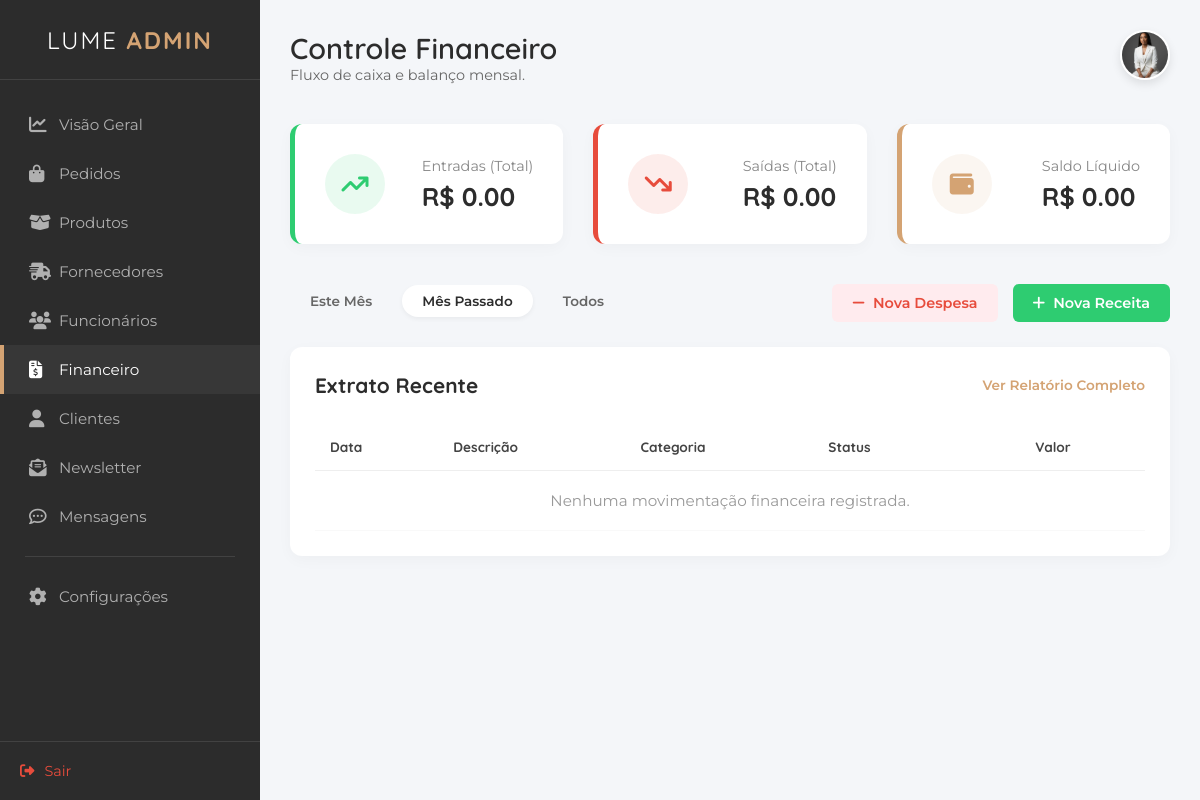
The page /financeiro?filtro=anterior on the database as committed earlier.
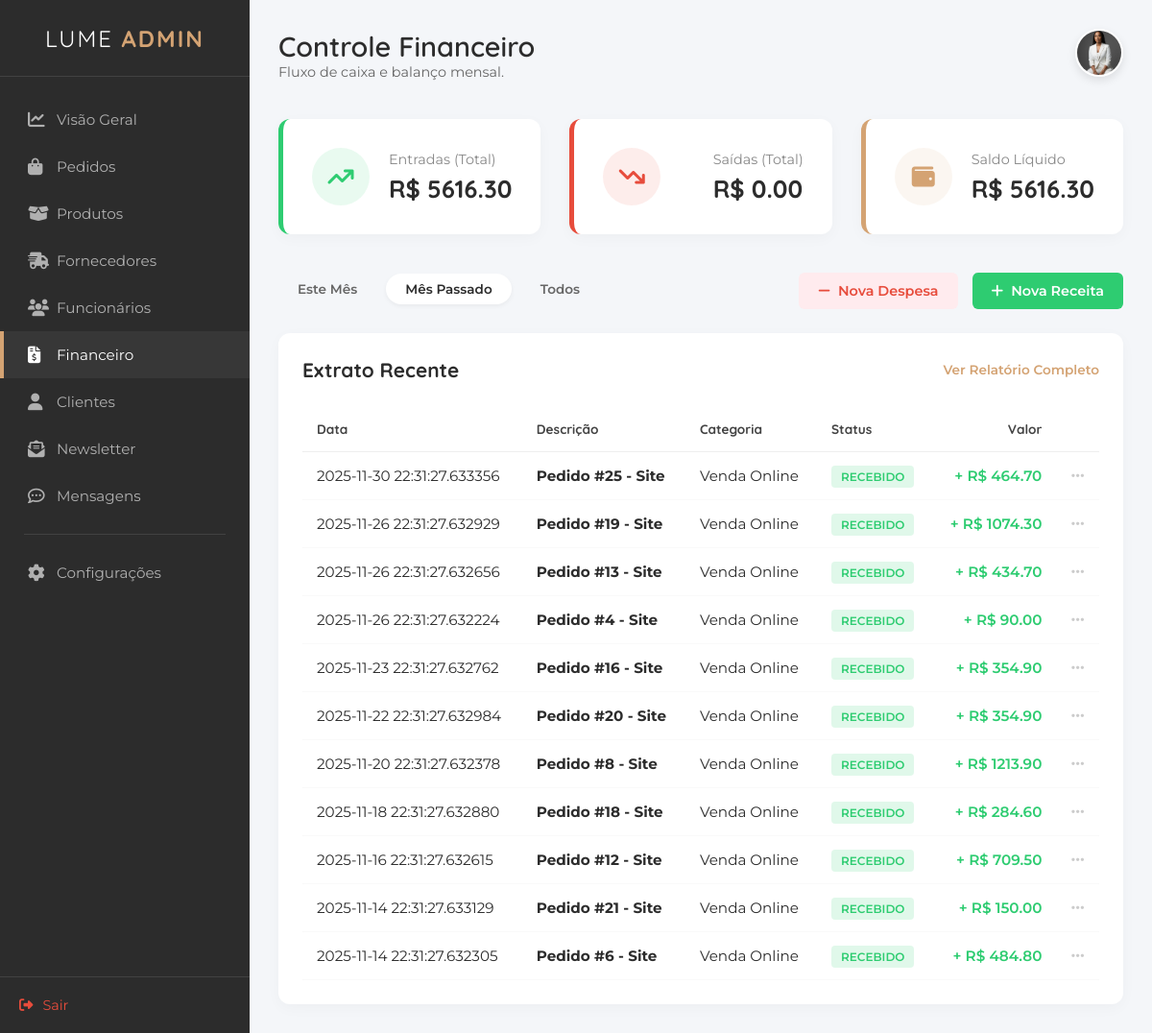
The same page on the database as committed later.
### tables this page shows
CREATE TABLE "tb_contasReceber" (
    "id_contaReceber" INTEGER PRIMARY KEY AUTOINCREMENT,
    "descricao" VARCHAR(100) NOT NULL,
    "valor" DECIMAL(10,2) NOT NULL,
    "data_emissao" DATE,
    "data_venc" DATE NOT NULL,
    "categoria" VARCHAR(50),
    "status" VARCHAR(20) NOT NULL,
    "id_cliente" INTEGER, 
    "id_pedido" INTEGER
    );

### appinterno.py (the view)
@app.route("/financeiro.html")
@app.route("/financeiro")
def financeiro():
    filtro = request.args.get("filtro", "atual")
    con = get_db()
    cur = con.cursor()
    where_clause = ""
    if filtro == 'atual':
        where_clause = "WHERE strftime('%Y-%m', data_venc) = strftime('%Y-%m', 'now')"
    elif filtro == 'anterior':
        where_clause = "WHERE strftime('%Y-%m', data_venc) = strftime('%Y-%m', 'now', '-1 month')"
    cur.execute(f"SELECT * FROM tb_contasReceber {where_clause}")
    receitas_db = cur.fetchall()
    cur.execute(f"SELECT * FROM tb_despesas {where_clause}")
    despesas_db = cur.fetchall()
    con.close()
    extrato = []
    total_receitas = 0
    total_despesas = 0
    for r in receitas_db:
        valor = float(r['valor'])
        total_receitas += valor
        extrato.append({'data': r['data_venc'], 'descricao': r['descricao'], 'categoria': r['categoria'], 'status': r['status'], 'valor': valor, 'tipo': 'entrada'})
    for d in despesas_db:
        valor = float(d['valor'])
        total_despesas += valor
        extrato.append({'data': d['data_venc'], 'descricao': d['descricao'], 'categoria': d['categoria'], 'status': d['status'], 'valor': valor, 'tipo': 'saida'})
    extrato.sort(key=lambda x: x['data'], reverse=True)
    saldo_liquido = total_receitas - total_despesas
    return render_template("interno/financeiro.html", extrato=extrato, total_receitas=total_receitas, total_despesas=total_despesas, saldo=saldo_liquido, filtro_atual=filtro)

### appinterno.py (called while the page is built)
def get_db():
    conn = sqlite3.connect("db_lume.db")
    conn.row_factory = sqlite3.Row
    return conn

### templates/interno/financeiro.html (shortened to what the changed rows need)
<!DOCTYPE html>
<html lang="pt-br">
<head>
    <link rel="stylesheet" href="https://cdnjs.cloudflare.com/ajax/libs/font-awesome/6.4.0/css/all.min.css">
    <link rel="stylesheet" href="/static/styleinterno.css">
</head>
<body>
    <div class="admin-container">
        <aside class="sidebar">
            <div class="sidebar-header">
                <h2 class="brand-text">LUME <span>ADMIN</span></h2>
            </div>
        </aside>
        <main class="main-content">
            <header class="top-bar">
                <div class="welcome-text">
                    <h1>Controle Financeiro</h1>
                </div>
            </header>
            <section class="finance-summary">
                <div class="card finance-card income">
    <div class="finance-info">
        <span>Entradas (Total)</span>
        <h3>R$ {{ "%.2f"|format(total_receitas) }}</h3>
    </div>
</div>
<div class="card finance-card balance">
    <div class="finance-info">
        <span>Saldo Líquido</span>
        <h3>R$ {{ "%.2f"|format(saldo) }}</h3>
    </div>
</div>
            </section>
            <section class="transactions-section">
                <div class="section-header">
                    <h2>Extrato Recente</h2>
                </div>
                <div class="table-responsive">
                    <table class="finance-table">
                        <thead>
                            <tr>
                                <th>Data</th>
                                <th>Descrição</th>
                                <th>Categoria</th>
                                <th>Status</th>
                                <th class="text-right">Valor</th>
                                <th></th>
                            </tr>
                        </thead>
                        <tbody>
    {% for item in extrato %}
    <tr>
        <td>{{ item['data'] }}</td>
        <td><strong>{{ item['descricao'] }}</strong></td>
        <td>{{ item['categoria'] }}</td>
        <td>
            {% if item['status'] == 'Pago' or item['status'] == 'Recebido' %}
                <span class="badge success">{{ item['status'] }}</span>
            {% else %}
                <span class="badge warning">{{ item['status'] }}</span>
            {% endif %}
        </td>
        {% if item['tipo'] == 'entrada' %}
            <td class="text-right value-income">+ R$ {{ "%.2f"|format(item['valor']) }}</td>
        {% else %}
            <td class="text-right value-expense">- R$ {{ "%.2f"|format(item['valor']) }}</td>
        {% endif %}
        <td class="action-col"><i class="fa-solid fa-ellipsis"></i></td>
    </tr>
    {% else %}
    <tr>
        <td colspan="6" style="text-align: center; padding: 20px; color: #999;">
            Nenhuma movimentação financeira registrada.
        </td>
    </tr>
    {% endfor %}
</tbody>
                    </table>
                </div>
            </section>
        </main>
    </div>
</body>
</html>

Rows that differ between the two databases and show on the page:
added tb_contasReceber: data "2025-11-30 22:31:27.633356", descricao "Pedido #25 - Site", categoria "Venda Online", status "RECEBIDO", valor "464.70"
added tb_contasReceber: data "2025-11-26 22:31:27.632929", descricao "Pedido #19 - Site", categoria "Venda Online", status "RECEBIDO", valor "1074.30"
added tb_contasReceber: data "2025-11-26 22:31:27.632656", descricao "Pedido #13 - Site", categoria "Venda Online", status "RECEBIDO", valor "434.70"
added tb_contasReceber: data "2025-11-26 22:31:27.632224", descricao "Pedido #4 - Site", categoria "Venda Online", status "RECEBIDO", valor "90.00"
added tb_contasReceber: data "2025-11-23 22:31:27.632762", descricao "Pedido #16 - Site", categoria "Venda Online", status "RECEBIDO", valor "354.90"
added tb_contasReceber: data "2025-11-22 22:31:27.632984", descricao "Pedido #20 - Site", categoria "Venda Online", status "RECEBIDO", valor "354.90"
added tb_contasReceber: data "2025-11-20 22:31:27.632378", descricao "Pedido #8 - Site", categoria "Venda Online", status "RECEBIDO", valor "1213.90"
added tb_contasReceber: data "2025-11-18 22:31:27.632880", descricao "Pedido #18 - Site", categoria "Venda Online", status "RECEBIDO", valor "284.60"
added tb_contasReceber: data "2025-11-16 22:31:27.632615", descricao "Pedido #12 - Site", categoria "Venda Online", status "RECEBIDO", valor "709.50"
added tb_contasReceber: data "2025-11-14 22:31:27.633129", descricao "Pedido #21 - Site", categoria "Venda Online", status "RECEBIDO", valor "150.00"
added tb_contasReceber: data "2025-11-14 22:31:27.632305", descricao "Pedido #6 - Site", categoria "Venda Online", status "RECEBIDO", valor "484.80"
Other text that changed with them:
{{ "%.2f"|format(total_receitas) }}: "0.00" → "5616.30"
{{ "%.2f"|format(saldo) }}: "0.00" → "5616.30"
text no longer shown: "Nenhuma movimentação financeira registrada."
